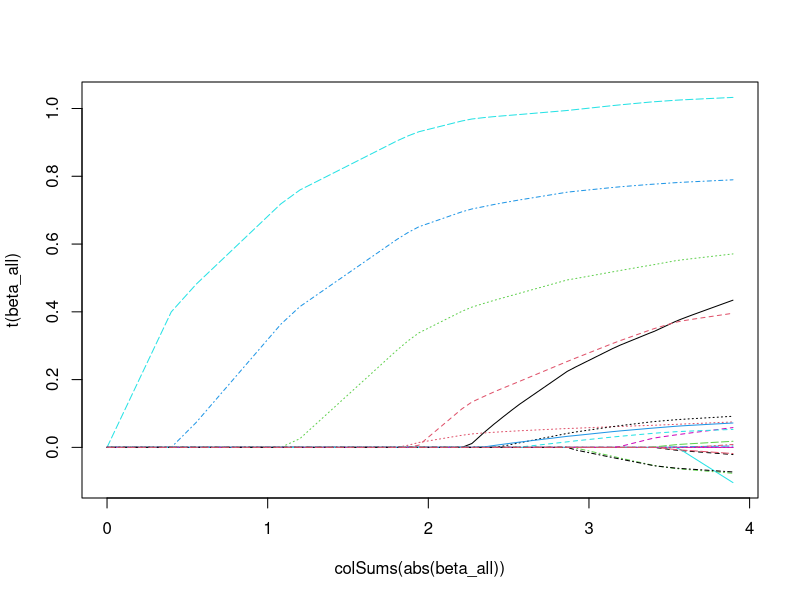
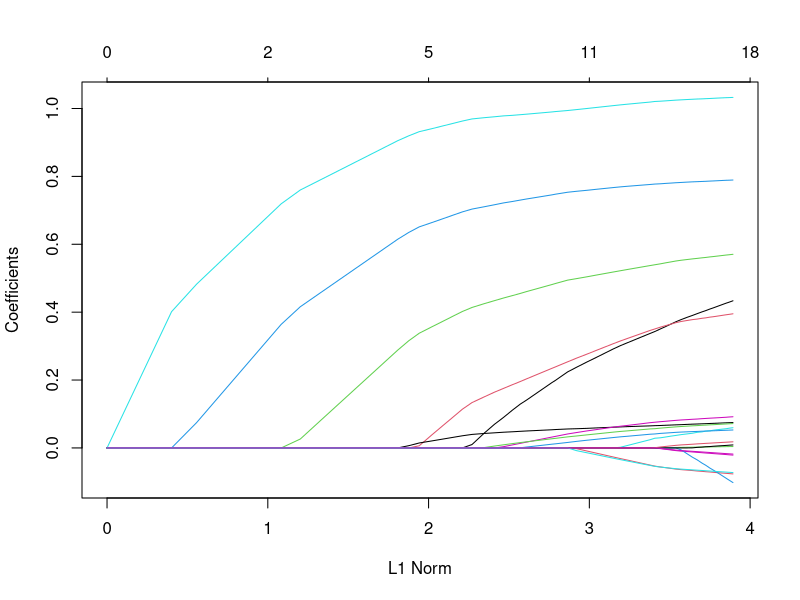

Generate these figures, in order, with R:
library(MASS)
library(glmnet) # glmnet package handles the centering and scaling automatically, 
# it will do transformation before tuning the algo, and will transform the obtained results back to the original scale
set.seed(1)
N = 400
P = 20

Beta = c(1:5/5, rep(0, P-5))
Beta0 = 0.5

# genrate X
V = matrix(0.5, P, P)
diag(V) = 1

X = as.matrix(mvrnorm(N, mu = 3*runif(P)-1, Sigma = V))

# create artifical scale of X
X = sweep(X, 2, 1:10/5, "*")

# genrate Y
y = Beta0 + X %*% Beta + rnorm(N)

# check OLS
lm(y ~ X)

# now start the Lasso 
# First we scale and center X, and record them.
# Also center y and record it. don't scale it. 
# now since both y and X are centered at 0, we don't need to worry about the intercept anymore. 
# this is because for any beta, X %*% beta will be centered at 0, so no intercept is needed. 
# However, we still need to recover the real intercept term after we are done estimating the beta. 
# The real intercept term can be recovered by using the x_center, x_scale, y2, and the beta parameter we estimated.

x_center = colMeans(X)
x_scale = apply(X, 2, sd)
X2 = scale(X)

bhat = rep(0, ncol(X2)) # initialize it
ymean = mean(y)
y2 = y - ymean

# now start to write functions 
# prepare the soft thresholding function (should be just one line, or a couple of)

soft_th <- function(b, pen)
{
  return( sign(b) * max(abs(b) - pen, 0) )
}

# initiate lambda. This is one way to do it, the logic is that I set the first lambda as the largetst gradient. 

#lambda = exp(seq(log(max(abs(cov(X2, y2)))), log(0.001), length.out = 100))
lambda = glmnet(X, y)$lambda

LassoFit <- function(myX, myY, mybeta, mylambda, tol = 1e-10, maxitr = 500, N)
{
	# initia a matrix to record the objective function value
	f = rep(0, maxitr)
	
	for (k in 1:maxitr)
	{
		# compute residual
		r = myY - myX %*% mybeta
		
		# I need to record the residual sum of squares
		f[k] = mean(r*r)
		
		for (j in 1:ncol(myX))
		{
			# add the effect of jth variable back to r 
			# so that the residual is now the residual after fitting all other variables
		  tmp_beta = mybeta
		  tmp_beta[j] = 0
			rj = myY - myX %*% tmp_beta
			
			# apply the soft thresholding function to the ols estimate of the jth variable 
			mybeta[j] = soft_th(sum(rj * myX[, j]), mylambda * N) / sum(myX[, j] * myX[, j])
		}
		if (k > 10)
		{
			# this is just my adhoc way of stoping rule, you dont have to use it
			if (sum(abs(f[(k-9):k] - mean(f[(k-9):k]))) < tol) break;
		}
	}
	return (mybeta)
}

# test your function on a large lambda (penalty) level. 
# this should produce a very spase model. 
# these are not the beta in the original scale of X

LassoFit(X2, y2, mybeta = rep(0, ncol(X2)), mylambda = lambda[10], tol = 1e-7, maxitr = 500, N = nrow(X))

# now initiate a matrix that records the fitted beta for each lambda value 

beta_all = matrix(NA, ncol(X), length(lambda))

# this vecter stores the intercept of each lambda value
beta0_all = rep(NA, length(lambda))

# initial a zero vector for bhat, 
# then throw that into the fit function using the largest lambda value. 
# that will return the fitted beta, then use this beta on the next (smaller) lambda value
# iterate until all lambda values are used

bhat = rep(0, ncol(X2)) # initialize it

for (i in 1:length(lambda)) # loop from the largest lambda value
{
	bhat = LassoFit(X2, y2, bhat, lambda[i], N = nrow(X))
	
	# data is scaled, figure out how to scale that back 
	# save the correctly scaled beta into the beta matrix 
	
	beta_all[, i] = diag(1 / x_scale) %*% bhat
	
	# recalculte the intercept term in the original, uncentered and unscaled X

	beta0_all[i] = ymean - as.numeric(x_center %*% beta_all[, i])
}

# now you have the coefficient matrix 
# each column correspond to one lambda value 
rbind("intercept" = beta0_all, beta_all)


# you should include a similar plot like this in your report
# feel free to make it look better
matplot(colSums(abs(beta_all)), t(beta_all), type="l")

# this plot should be identical (close) to your previous plot
plot(glmnet(X, y))

# set your lambda to their lambda value and rerun your algorithm 
lambda = glmnet(X, y)$lambda

# then this distance should be pretty small 
# my code gives distance no more than 0.01
max(abs(beta_all - glmnet(X, y)$beta))
max(abs(beta0_all - glmnet(X, y)$a0))

